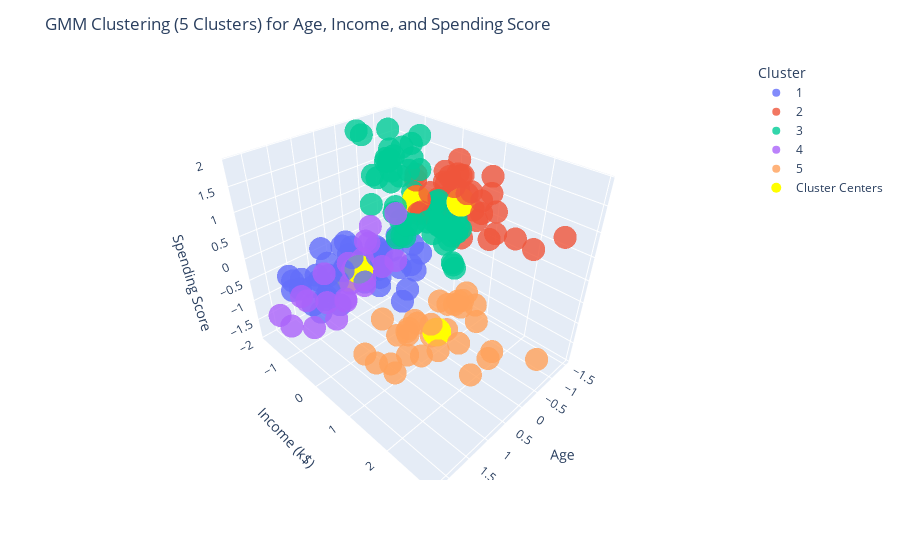

Notebook cell for this chart:
### Code cell
import plotly.express as px
import plotly.graph_objects as go



GMM_5_df = GMM_5_df.sort_values(by='Cluster')

# Converting the cluster labels to strings for legend display
GMM_5_df['Cluster'] = GMM_5_df['Cluster'].astype(str)


fig = px.scatter_3d(GMM_5_df, x='Age', y='Income (k$)', z='Spending Score', color='Cluster',
                    opacity=0.8, size_max=10)

# Adding cluster centers 
cluster_centers = GMM_5.means_
fig.add_trace(go.Scatter3d(
    x=cluster_centers[:, 0],
    y=cluster_centers[:, 1],
    z=cluster_centers[:, 2],
    mode='markers',
    marker=dict(size=10, color='yellow'),
    name='Cluster Centers'
))

# We do not want the color bar
fig.update_layout(
    coloraxis_showscale=False,
    title="GMM Clustering (5 Clusters) for Age, Income, and Spending Score"
)

# Show the plot
fig.show()
